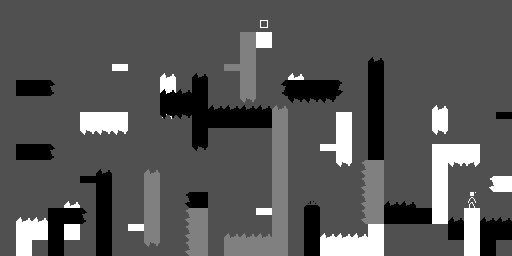

This game map was drawn from its Tiled (.tmx) file and the tilesets committed beside it. A one-line description and the full map source follow:
An orthogonal 32x16 tile map with 16x16 px tiles, 2 tile layers (alt_a, all).

<map version="1.5" tiledversion="1.7.2" orientation="orthogonal" renderorder="right-down" width="32" height="16" tilewidth="16" tileheight="16" infinite="0" backgroundcolor="#505050" nextlayerid="6" nextobjectid="1">
 <properties>
  <property name="bg_color" type="int" value="0" />
  <property name="title" value="Time and Space" />
  <property name="wrapping" type="bool" value="false" />
 </properties>
 <tileset firstgid="1" source="monoman.tsx" />
 <layer id="4" name="alt_a" width="32" height="16">
  <data encoding="csv">
0,0,0,0,0,0,0,0,0,0,0,0,0,0,0,0,0,0,0,0,0,0,0,0,0,0,0,0,0,0,0,0,
0,0,0,0,0,0,0,0,0,0,0,0,0,0,0,0,18,0,0,0,0,0,0,0,0,0,0,0,0,0,0,0,
0,0,0,0,0,0,0,0,0,0,0,0,0,0,0,5,6,0,0,0,0,0,0,0,0,0,0,0,0,0,0,0,
0,0,0,0,0,0,0,0,0,0,0,0,0,0,0,5,0,0,0,0,0,0,0,0,0,0,0,0,0,0,0,0,
0,0,0,0,0,0,0,0,0,0,12,0,0,0,8,5,0,0,12,0,0,0,0,0,0,0,0,0,0,0,0,0,
0,4,4,2684354570,0,0,0,0,0,0,6,0,0,0,0,5,0,0,6,0,0,0,0,0,0,0,0,0,0,0,0,0,
0,0,0,0,0,0,0,0,0,0,6,0,0,0,0,10,0,0,1073741836,0,0,0,0,0,0,0,0,0,0,0,0,0,
0,0,0,0,0,6,6,6,0,0,3221225484,0,0,0,0,4,0,0,0,0,0,0,0,0,0,0,0,0,0,0,0,0,
0,0,0,0,0,1073741836,1073741836,1073741836,0,0,0,0,0,0,0,0,0,0,0,0,0,0,0,0,0,0,0,0,0,0,0,0,
0,4,4,2684354570,0,0,0,0,0,0,0,0,0,0,0,0,0,0,0,0,0,0,0,0,0,0,0,0,0,0,0,0,
0,0,0,0,0,0,0,0,0,0,0,0,0,0,0,0,0,0,0,0,0,0,0,0,0,0,0,0,0,0,0,0,
0,0,0,0,0,0,0,0,0,0,0,0,0,0,0,0,0,0,0,0,0,0,0,0,0,0,0,0,0,0,0,0,
0,0,0,0,12,0,0,0,0,0,0,0,0,0,0,0,0,0,0,0,0,0,0,0,0,0,0,0,0,0,0,0,
0,12,12,12,6,0,0,0,0,0,0,0,0,0,0,0,9,0,0,0,0,0,0,0,0,0,0,0,10,10,10,10,
0,6,6,6,6,0,0,0,0,0,0,0,0,0,0,0,0,0,0,0,0,0,0,6,0,0,0,0,4,4,4,4,
0,6,0,0,0,0,0,0,0,0,0,0,0,0,0,0,0,0,0,0,6,6,6,6,0,0,0,0,0,0,4,0
</data>
 </layer>
 <layer id="1" name="all" width="32" height="16">
  <data encoding="csv">
0,0,0,0,0,0,0,0,0,0,0,0,0,0,0,0,0,0,0,0,0,0,0,0,0,0,0,0,0,0,0,0,
0,0,0,0,0,0,0,0,0,0,0,0,0,0,0,0,0,0,0,0,0,0,0,0,0,0,0,0,0,0,0,0,
0,0,0,0,0,0,0,0,0,0,0,0,0,0,0,0,0,0,0,0,0,0,0,0,0,0,0,0,0,0,0,0,
0,0,0,0,0,0,0,0,0,0,0,0,0,0,0,0,0,0,0,0,0,0,0,10,0,0,0,0,0,0,0,0,
0,0,0,0,0,0,0,9,0,0,0,0,10,0,0,0,0,0,0,0,0,0,0,4,0,0,0,0,0,0,0,0,
0,0,0,0,0,0,0,0,0,0,10,10,4,0,0,0,0,536870922,4,4,4,3758096394,0,4,0,0,0,0,0,0,0,0,
0,0,0,0,0,0,0,0,0,0,4,4,4,10,10,1073741835,10,11,1073741834,1073741834,1073741834,0,0,4,0,0,0,12,0,0,0,0,
0,0,0,0,0,0,0,0,0,0,1073741834,1073741834,4,4,4,0,4,5,0,0,0,6,0,4,0,0,0,6,0,0,0,7,
0,0,0,0,0,0,0,0,0,0,0,0,4,0,0,0,0,5,0,0,0,6,0,4,0,0,0,1073741836,0,0,0,0,
0,0,0,0,0,0,0,0,0,0,0,0,1073741834,0,0,0,0,5,0,0,9,6,0,4,0,0,0,6,6,6,0,0,
0,0,0,0,0,0,10,0,0,11,0,0,0,0,0,0,0,5,0,0,0,1073741836,1610612747,5,0,0,0,6,1073741836,3221225484,0,0,
0,0,0,0,0,7,4,0,0,5,0,0,0,0,0,0,0,5,0,0,0,0,1610612747,5,0,0,0,6,0,0,1610612748,6,
0,0,0,0,0,0,4,0,0,5,0,1610612746,4,0,0,0,0,5,0,13,0,0,1610612747,5,10,10,0,6,0,2147483649,0,0,
0,0,0,4,4,2684354570,4,0,0,5,0,1610612747,5,0,0,0,9,5,0,4,0,0,1610612747,5,4,4,4,6,0,6,0,0,
0,0,0,4,0,0,4,0,9,5,0,1610612747,5,0,11,11,11,5,0,4,12,12,12,0,0,0,0,0,0,6,0,0,
0,0,0,4,0,0,4,0,0,1073741835,0,1610612747,5,0,5,5,5,5,0,4,0,0,0,0,0,0,0,0,0,6,0,0
</data>
 </layer>
</map>
